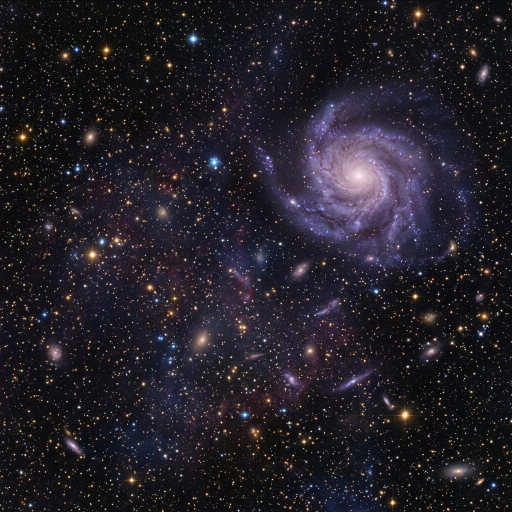
#> input picture 13_Singularity/singularity/assets/title_star_pano_640.png, 1024 x 1024 px, found by its file name (shown at 1/2 size)
$ python pack_assets.py
#> lines starting #> are read from the running program, lines starting #| are printed output that depends on the picture
#!/usr/bin/env python3
"""
pack_assets.py — converts AI-generated PNGs in ../assets/ into the raw
formats the RP2350 engine consumes, and emits assets.S + assets.h that
the CMake build incbins.

Run from WSL:
    wsl -e bash -c "cd /mnt/d/Toyprojects/20_TheDemo/thedemo/tools && python3 pack_assets.py"

Output goes to ../assets/_packed/ — that directory is incbinned via a
generated assets.S that lives there too.

Formats:
  '8bpp'   — palette-indexed 256-color, Floyd-Steinberg dithering.
             Emits <name>.bin (W*H bytes, row-major) and <name>.pal
             (256 entries of RGB565 little-endian = 512 bytes).
             For MODE_320 chunky scenes.
  'rgb565' — packed 16-bit color, little-endian. Emits <name>.bin only.
             For MODE_160 truecolor scenes and the env-map.
  'gray8'  — 8-bit grayscale, no palette. Emits <name>.bin only.
             For heightmaps.
  '1bpp'   — packed 1-bit monochrome, 8 pixels per byte MSB-first.
             Emits <name>.bin only. For shape masks.

Some assets are derived from others (e.g. voxel_height from voxel_color)
rather than loaded from a standalone PNG.
"""

import os
import sys
import struct
from pathlib import Path

from PIL import Image, ImageOps

# ---- config -------------------------------------------------------------

HERE         = Path(__file__).resolve().parent
ASSETS_DIR   = HERE.parent / "assets"
OUT_DIR      = ASSETS_DIR / "_packed"

# (name, source_png_or_None, format, target_w, target_h, dither, derivation, [reserved])
# derivation is one of: None | "heightmap_from:<other_name>"
# reserved is an optional int (default 0) for 8bpp assets: quantize to
# (256 - reserved) colors, leaving the top slots free for runtime use
# (sky gradient, fade ramps, etc.).
ASSETS = [
    # name          source                     fmt       W    H    dither  derivation  reserved
    # Scene 0 title backdrop — MODE_320 8bpp. The square deep-field master is
    # stretched to 320x240 (fine for a star field). reserved=32 leaves slots
    # 224..255 free for the title text + copper accents.
    ("title_bg",    "title_star_pano_640.png", "8bpp",   320, 240, True,   None,       32),
    # Scene 5 lensing background — equirectangular panorama, RGB565 truecolor,
    # 256x128 (power-of-two width for the free yaw wrap). Indexed by the
    # gravitational-lensing remap LUT.
    ("star_pano",   "star_pano_256x128.png",   "rgb565", 256, 128, False,  None),
    # Scene 4 accretion disk — top-down (Cartesian) plasma disk, RGB565,
    # sampled as a tilted plane by the Mode-7 transform.
    ("disk_tex",    "accretion_disk_256.png",  "rgb565", 256, 256, False,  None),
    # Scene 2 star ignition — 3 seamless granulation tiles, RGB565, summed
    # at different scales/offsets through a blackbody ramp.
    ("solar0",      "solar_tile_0.png",        "rgb565", 128, 128, False,  None),
    ("solar1",      "solar_tile_1.png",        "rgb565", 128, 128, False,  None),
    ("solar2",      "solar_tile_2.png",        "rgb565", 128, 128, False,  None),
    # Scene 7 rebirth — newborn-universe backdrop, MODE_320 8bpp.
    ("endcard_bg",  "endcard_640.png",         "8bpp",   320, 240, True,   None,       32),
]


# ---- helpers ------------------------------------------------------------

def rgb_to_565(r, g, b):
    """8-8-8 RGB to packed 16-bit, PIO-native bit layout matching the
    default pico_scanvideo_dpi pin mapping on the Pimoroni VGA Demo
    Base (B at MSB, gap bit at 5, R at LSB, 5 bits per channel — the
    hardware has no GPIO pin for the 6th green bit). See
    thedemo/rgb565.h for the layout diagram. Effects unpack the same
    layout when blending or palette-fading."""
    return ((b & 0xF8) << 8) | ((g & 0xF8) << 3) | (r >> 3)


def pack_8bpp(img, out_bin, out_pal, dither, reserved=0):
    """Quantize to (256 - reserved) colors with optional FS dither, dump
    indices + RGB565 palette. Reserved upper slots are zero-filled and
    free for runtime use (gradients, fades). Image indices stay in
    [0, 256 - reserved)."""
    img = img.convert("RGB")
    pal_method = Image.Quantize.MEDIANCUT
    dither_flag = Image.Dither.FLOYDSTEINBERG if dither else Image.Dither.NONE
    q = img.quantize(colors=256 - reserved, method=pal_method, dither=dither_flag)
    # Index bytes:
    indices = q.tobytes()
    out_bin.write_bytes(indices)
    # Palette: PIL gives us a flat [r0,g0,b0, r1,g1,b1, ...] list of length 768.
    pal = q.getpalette()
    if pal is None or len(pal) < 768:
        # Pad if quantizer used fewer colors.
        pal = (pal or []) + [0] * (768 - len(pal or []))
    pal_bytes = bytearray()
    for i in range(256):
        r, g, b = pal[i*3], pal[i*3+1], pal[i*3+2]
        pal_bytes += struct.pack("<H", rgb_to_565(r, g, b))
    out_pal.write_bytes(bytes(pal_bytes))


def pack_rgb565(img, out_bin):
    img = img.convert("RGB")
    px = img.load()
    w, h = img.size
    buf = bytearray()
    for y in range(h):
        for x in range(w):
            r, g, b = px[x, y]
            buf += struct.pack("<H", rgb_to_565(r, g, b))
    out_bin.write_bytes(bytes(buf))


def pack_gray8(img, out_bin):
    img = img.convert("L")
    out_bin.write_bytes(img.tobytes())


def pack_1bpp(img, out_bin):
    """8 pixels per byte, MSB-first. Threshold at 128."""
    img = img.convert("L").point(lambda v: 255 if v >= 128 else 0).convert("1")
    # PIL '1' mode packs 8 pixels per byte, MSB-first. Just dump.
    out_bin.write_bytes(img.tobytes())


def derive_heightmap(source_png, target_w, target_h):
    """voxel_height is derived from voxel_color: grayscale, blur, level-stretch.
    Matches the imagemagick recipe in PROMPTS.md."""
    img = Image.open(source_png).convert("RGB").resize(
        (target_w, target_h), Image.LANCZOS)
    # Use luminance, then push contrast so peaks/basins separate.
    img = ImageOps.grayscale(img)
    # Heavier blur than the colormap so the projected terrain reads as
    # smooth coral mounds rather than spiky noise. Radius=8 on the 1024-source
    # collapses the finest features that produce per-column "spikes" in the
    # 320-wide voxel render.
    from PIL import ImageFilter
    img = img.filter(ImageFilter.GaussianBlur(radius=16))
    # Level-stretch 10..95% → 0..255 (same numbers as PROMPTS.md).
    lut = [0] * 256
    lo, hi = int(0.10 * 255), int(0.95 * 255)
    for v in range(256):
        if v <= lo:
            lut[v] = 0
        elif v >= hi:
            lut[v] = 255
        else:
            lut[v] = int(255 * (v - lo) / (hi - lo))
    img = img.point(lut)
    return img


# ---- main ---------------------------------------------------------------

def main():
    OUT_DIR.mkdir(parents=True, exist_ok=True)

    manifest = []
    total = 0

    for entry in ASSETS:
        name, src, fmt, w, h, dither, deriv = entry[:7]
        reserved = entry[7] if len(entry) > 7 else 0
        out_bin = OUT_DIR / f"{name}.bin"
        out_pal = OUT_DIR / f"{name}.pal" if fmt == "8bpp" else None

        # Get the source image.
        if deriv is not None and deriv.startswith("heightmap_from:"):
            ref = ASSETS_DIR / deriv.split(":", 1)[1]
            if not ref.exists():
                print(f"  SKIP {name}: heightmap source {ref.name} missing")
                continue
            img = derive_heightmap(ref, w, h)
        else:
            png = ASSETS_DIR / src
            if not png.exists():
                print(f"  SKIP {name}: {src} missing")
                continue
            img = Image.open(png).resize((w, h), Image.LANCZOS)
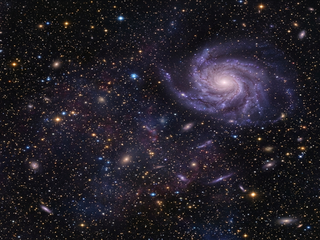
#> img: PIL image 320x240 RGB; mean R, G, B 35.6, 31.7, 40.1

        # Pack to target format.
        if fmt == "8bpp":
            pack_8bpp(img, out_bin, out_pal, dither, reserved)
#> in pack_8bpp, `pal = q.getpalette()`: pal = 672 values, max 207 at index 0, min 3 at index 669, mean 36.01
#> in pack_8bpp, `pal = (pal or []) + [0] * (768 - len(pal or []))`: pal = 768 values, max 207 at index 0, min 0 at index 672, mean 31.51
#> the loop in pack_8bpp, `for i in range(256):` made 256 passes
#> (r, g, b) on passes 1 to 3: (207, 187, 189), (174, 152, 166), (162, 135, 145)
        elif fmt == "rgb565":
            pack_rgb565(img, out_bin)
        elif fmt == "gray8":
            pack_gray8(img, out_bin)
        elif fmt == "1bpp":
            pack_1bpp(img, out_bin)
        else:
            print(f"  ERR  {name}: unknown format {fmt}")
            continue

        size = out_bin.stat().st_size
        pal_size = out_pal.stat().st_size if out_pal else 0
        total += size + pal_size
        manifest.append((name, fmt, w, h, size, pal_size))
        rsvd_note = f" reserved={reserved}" if reserved else ""
        print(f"  PACK {name:14s} {fmt:6s} {w}x{h:<4d} -> {size:6d} B"
              + (f" + {pal_size} pal" if pal_size else "")
              + rsvd_note)

    print(f"\nTotal packed: {total} bytes ({total/1024:.1f} KB)")

    # Emit assets.S (incbins) and assets.h (externs + sizes).
    write_assets_s(manifest)
    write_assets_h(manifest)
    print(f"  wrote {OUT_DIR/'assets.S'}")
    print(f"  wrote {OUT_DIR/'assets.h'}")


def write_assets_s(manifest):
    lines = [
        "/* GENERATED by tools/pack_assets.py — do not edit by hand. */",
        "",
        '    .section .rodata.assets, "a"',
        "    .balign 4",
        "",
    ]
    for name, fmt, w, h, sz, palsz in manifest:
        lines += [
            f"    .global asset_{name}_data",
            f"asset_{name}_data:",
            f'    .incbin "{name}.bin"',
            f"    .global asset_{name}_end",
            f"asset_{name}_end:",
            "",
        ]
        if palsz:
            lines += [
                f"    .global asset_{name}_pal",
                f"asset_{name}_pal:",
                f'    .incbin "{name}.pal"',
                "",
            ]
    (OUT_DIR / "assets.S").write_text("\n".join(lines), encoding="utf-8")


def write_assets_h(manifest):
    lines = [
        "/* GENERATED by tools/pack_assets.py — do not edit by hand. */",
        "#ifndef THEDEMO_ASSETS_H",
        "#define THEDEMO_ASSETS_H",
        "#include <stdint.h>",
        "",
    ]
    for name, fmt, w, h, sz, palsz in manifest:
        UN = name.upper()
        lines += [
            f"/* {name}: {fmt} {w}x{h} {sz} bytes" + (f" + {palsz} B palette" if palsz else "") + " */",
            f"extern const uint8_t  asset_{name}_data[];",
            f"extern const uint8_t  asset_{name}_end[];",
            f"#define ASSET_{UN}_W {w}",
            f"#define ASSET_{UN}_H {h}",
            f"#define ASSET_{UN}_SIZE {sz}",
        ]
        if palsz:
            lines += [
                f"extern const uint16_t asset_{name}_pal[256];",
            ]
        lines += [""]
    lines += ["#endif", ""]
    (OUT_DIR / "assets.h").write_text("\n".join(lines), encoding="utf-8")


if __name__ == "__main__":
    main()
